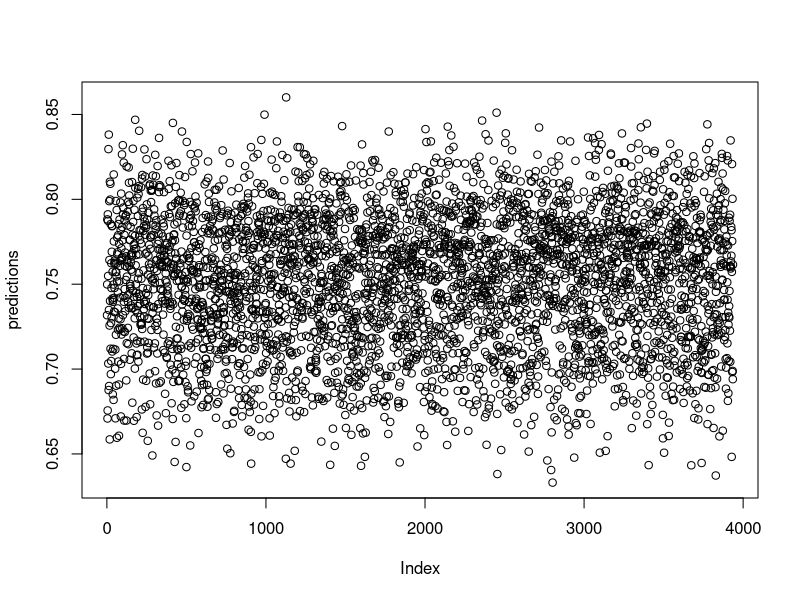

Recreate this plot in R.
  suppressMessages(library(foreach))
  suppressMessages(library(dplyr))
  
  Hajime <- proc.time()
  
  mydata <- NULL
  N <- 10000
  
  for(i in 1:13){
    assign(paste("di",i,sep = ""),as.factor(sample(1:3, size = N, replace = TRUE)))
    mydata <- cbind(mydata, get(paste("di",i,sep = "")))
    mydata <- as.data.frame(mydata)
    names(mydata)[i] <- paste("di",i,sep = "")
  }
  mydata$inf_exp <- sample(0:1, size = N, replace = TRUE, prob = c(2/5,3/5))
  mydata$ind <- as.factor(sample(1:100, size = N, replace = TRUE))
  mydata_p <- mydata %>%
    filter(inf_exp == 1)
  mydata_u <- mydata %>%
    filter(inf_exp == 0)
  
  mydata_names <- names(mydata)
  f <- as.formula(paste("inf_exp~", paste(mydata_names[mydata_names != "inf_exp"], collapse = "+")))
  
  div <- 2
  B <- 10
  predictions <- foreach(m = 1:B, .combine = cbind) %do% {
      M <- sample(nrow(mydata_u), size = floor((nrow(mydata_u)/div)), replace = TRUE)
      glm_fit <- glm(formula = f, 
                     data = rbind(mydata_p, mydata_u[M,]),
                     family = binomial)
      predict(glm_fit, newdata = mydata_u, type = "response")
    }
  predictions <- rowMeans(predictions)
  plot(predictions)
  u_p <- predictions[predictions > 0.5]
  u_n <- predictions[predictions <= 0.5]
  length(u_p) 
  length(u_n)

  proc.time() - Hajime
